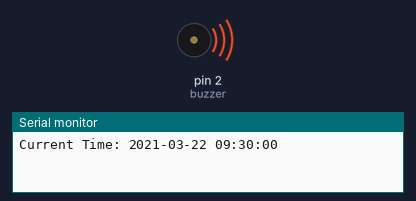
The sketch below on a simulated Arduino Uno, built with avr-gcc and run on an emulated ATmega328P. On the bench: buzzer (waves = sounding, pin HIGH), the last lines printed to the serial monitor. The local clock reads 2024-03-15 10:24:30 at power-on unless the sketch sets it.

Above: at 0.1 s.
At 1.1 s:
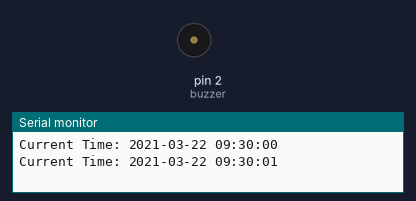
Timing chart, 0 to 2.6 s (numbered marks = the images above):
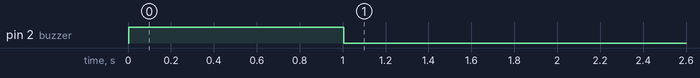

The sketch:

trigger_buzzer_on_real_time.ino
```cpp
#include <virtuabotixRTC.h>

#define buzzer 2


virtuabotixRTC myRTC(5, 6, 7); //virtuabotixRTC myRTC(CLK,DAT,RST);


void setup(){

  pinMode(buzzer, OUTPUT);

  Serial.begin(9600);


  //Comment the method below after the clock is set up.

  //Order of parameters in the method below:seconds, minutes, hours, day of the week, day of the month, month, year

  myRTC.setDS1302Time(0, 30, 9, 25, 50, 02, 2021);

}


void loop(){

  myRTC.updateTime();


  if(myRTC.seconds == 0 && myRTC.minutes == 30 && myRTC.hours == 9){

  digitalWrite(buzzer, 1);

  }

  else{

  digitalWrite(buzzer, 0);

  }

  Serial.print("Current Time: ");

  Serial.print(myRTC.year);

  Serial.print("-");

  Serial.print(myRTC.month<10?"0":"");

  Serial.print(myRTC.month);

  Serial.print("-");

  Serial.print(myRTC.dayofmonth<10?"0":"");

  Serial.print(myRTC.dayofmonth);

  Serial.print(" ");

  Serial.print(myRTC.hours<10?"0":"");

  Serial.print(myRTC.hours);

  Serial.print(":");

  Serial.print(myRTC.minutes<10?"0":"");

  Serial.print(myRTC.minutes);

  Serial.print(":");

  Serial.print(myRTC.seconds<10?"0":"");

  Serial.println(myRTC.seconds);

  delay(1000);  //Print after every second

}
```

Measured:
- by itself, pin 2 (buzzer): LOW → HIGH at 0.00 s, → LOW 1.0 s later
